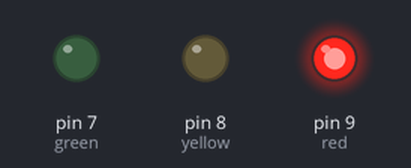
A sketch run on a simulated Arduino Uno, built with avr-gcc and run on an emulated ATmega328P. Parts: output pins drawn as LEDs (lit = HIGH).

Above: at 1.5 s.
At 3.5 s:
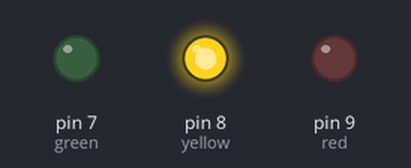
At 5.5 s:
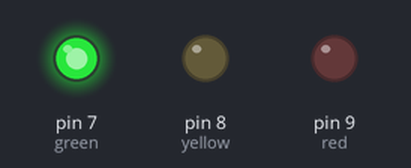
Timing chart, 0 to 10.4 s (numbered marks = the images above):
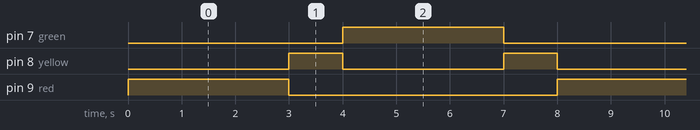

Measured:
- by itself, pin 7 (green), pin 9 (red): alternates HIGH for 3.0 s and LOW for 5.0 s
- by itself, pin 8 (yellow): alternates HIGH for 1.0 s and LOW for 3.0 s
- by itself, everything shown: repeats every 8.0 s, in 5 steps

The sketch:

Traffic_Light_L-1.ino
```cpp
int red = 9;
int yellow = 8;
int green = 7;

void setup(){

  pinMode(red, OUTPUT);
  pinMode(yellow, OUTPUT);
  pinMode(green,  OUTPUT);

}
void loop(){
digitalWrite(red, HIGH);
 delay(3000);
digitalWrite(red,  LOW);

  digitalWrite(yellow, HIGH);
delay(1000);
  digitalWrite(yellow,  LOW);

digitalWrite(green, HIGH);
delay(3000);
digitalWrite(green,  LOW);

digitalWrite(yellow, HIGH);
delay(1000);
  digitalWrite(yellow,  LOW);

}
```
